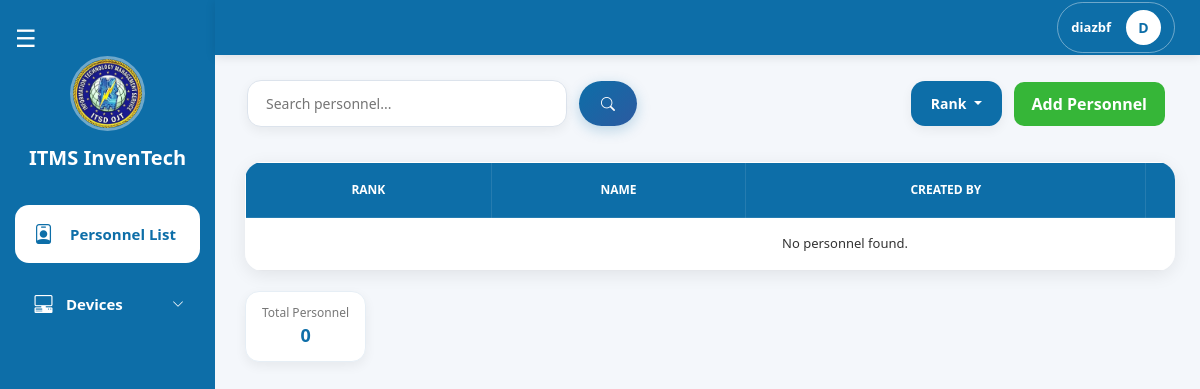
/pages/encoder/personnel_list.php (signed in), run on an earlier commit of the app's database.
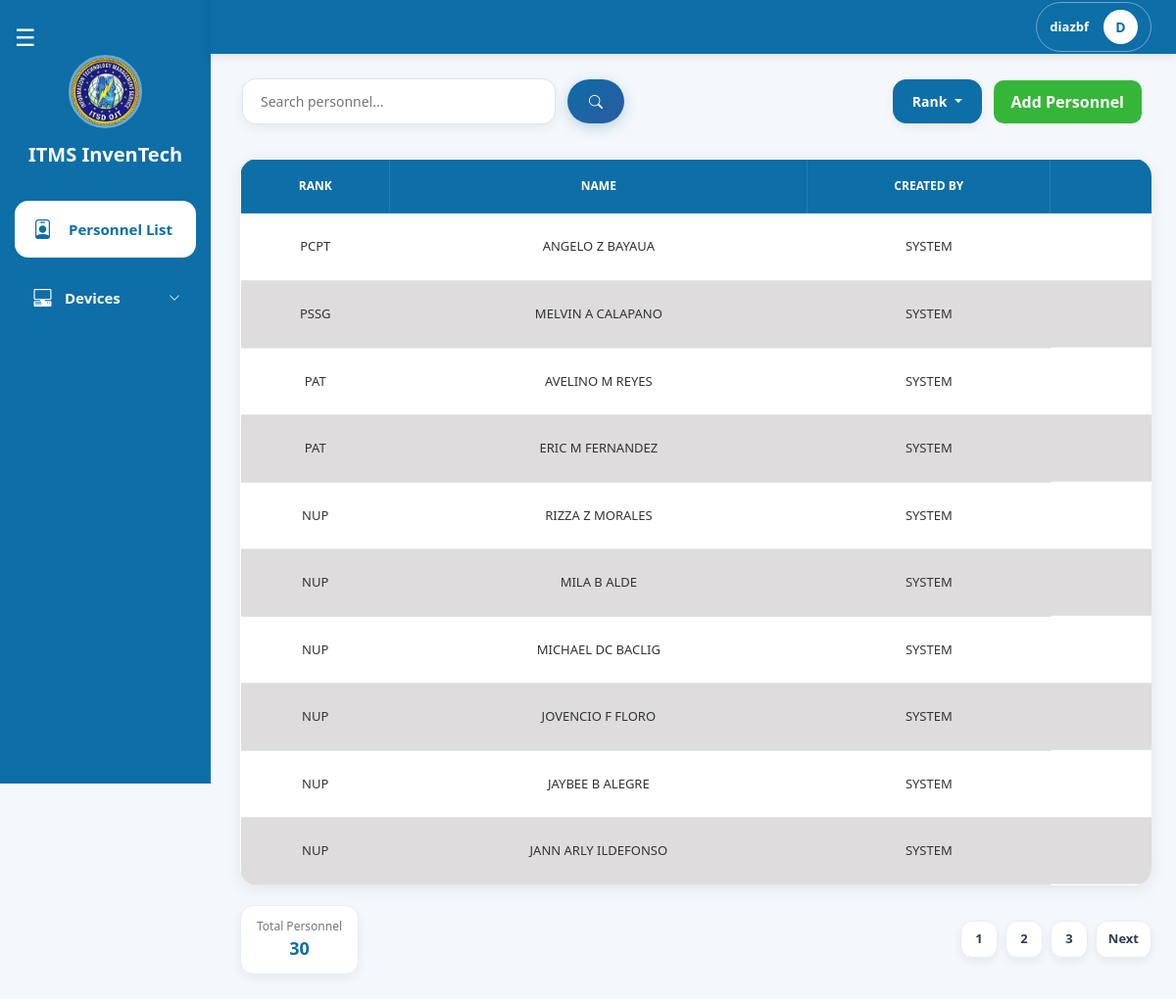
And on a later commit of the database.
### tables this page shows
CREATE TABLE `personnels` (
  `id` int(11) NOT NULL,
  `division_id` int(11) NOT NULL,
  `rank_id` int(11) NOT NULL,
  `first_name` varchar(255) NOT NULL,
  `middle_name` varchar(255) DEFAULT NULL,
  `last_name` varchar(255) NOT NULL,
  `created_by` int(11) NOT NULL,
  `is_active` tinyint(1) NOT NULL DEFAULT 1
);

CREATE TABLE `ranks` (
  `id` int(11) NOT NULL,
  `rank` varchar(255) NOT NULL,
  `sort_order` int(11) DEFAULT 999
);

### pages/encoder/personnel_list.php (the view, shortened to what this page needs)
<?php
include("../../config/db.php");
$encoderDivisionId   = (int)($_SESSION['user']['division_id'] ?? 0);
$limit  = 10;
$page   = max(1, (int)($_GET['page'] ?? 1));
$offset = ($page - 1) * $limit;
$search      = trim($_GET['search'] ?? '');
$rankFilters = array_filter(array_map('intval', (array)($_GET['ranks'] ?? [])));
$activeFilter = isset($_GET['is_active']) && $_GET['is_active'] !== '' ? (int)$_GET['is_active'] : '';
$sql = "
    SELECT p.id, p.division_id, p.rank_id,
        p.first_name, p.middle_name, p.last_name, p.is_active,
        u.username AS created_by_username,
        TRIM(CONCAT(p.first_name, ' ', IFNULL(p.middle_name,''), ' ', p.last_name)) AS full_name,
        d.division AS division_name,
        r.rank     AS rank_name,
        rl.role_name AS created_by_name
    FROM personnels p
    LEFT JOIN divisions d ON p.division_id = d.id
    LEFT JOIN ranks r     ON p.rank_id     = r.id
    LEFT JOIN users u     ON p.created_by  = u.id
    LEFT JOIN roles rl    ON u.role_id     = rl.id
    WHERE p.is_active = 1
      AND p.division_id = ?
";
$params = [$encoderDivisionId];
$types  = 'i';
$isFiltering = $search !== '' || !empty($rankFilters) || $activeFilter !== '';
$totalPersonnels = (int)$conn->query(
    "SELECT COUNT(*) AS total FROM personnels WHERE is_active = 1 AND division_id = $encoderDivisionId"
)->fetch_assoc()['total'];
$countStmt = $conn->prepare("SELECT COUNT(*) AS total FROM ($sql) t");
$countStmt->bind_param($types, ...$params);
$countStmt->execute();
$totalFiltered = (int)$countStmt->get_result()->fetch_assoc()['total'];
$totalPages    = (int)ceil($totalFiltered / $limit);
$displayTotal  = $isFiltering ? $totalFiltered : $totalPersonnels;
$sql .= " ORDER BY r.id DESC, p.id DESC LIMIT ? OFFSET ?";
$params[] = $limit;
$params[] = $offset;
$types   .= 'ii';
$stmt = $conn->prepare($sql);
$stmt->bind_param($types, ...$params);
$stmt->execute();
$result = $stmt->get_result();
$rows = [];
while ($row = $result->fetch_assoc()) $rows[] = $row;
$allRanks = [];
$rq = $conn->query("SELECT id, rank FROM ranks ORDER BY id DESC");
while ($r = $rq->fetch_assoc()) $allRanks[] = $r;
?>
<!DOCTYPE html>
<html lang="en">
<head>
    <link href="https://cdn.jsdelivr.net/npm/bootstrap@5.3.2/dist/css/bootstrap.min.css" rel="stylesheet">
    <link rel="stylesheet" href="https://cdn.jsdelivr.net/npm/bootstrap-icons@1.11.3/font/bootstrap-icons.min.css">
    <link rel="stylesheet" href="../encoder/css/encoder.css">
    <link rel="stylesheet" href="css/encoder_navbar.css">
    <link rel="stylesheet" href="./css/encoder_sidebar.css">
</head>
<body>
    <?php include 'encoder_sidebar.php'; ?>
    <?php include 'encoder_navbar.php'; ?>
    <div class="top-bar">
        <div class="search-container">
            <form class="search-form" method="GET" action="personnel_list.php">
                <input type="text" name="search" class="search-input" placeholder="Search personnel..."
                    value="<?= htmlspecialchars($search) ?>" onkeyup="liveSearch(event)">
                <button type="submit" class="search-btn"><i class="bi bi-search"></i></button>
            </form>
        </div>
        <div class="right-side">
            <form method="GET" action="personnel_list.php" id="filterForm" style="display:contents;">
                <div class="dropdown">
                    <?php $rankLabel = empty($rankFilters) ? 'Rank' : (count($rankFilters) === 1
                        ? ($allRanks[array_search($rankFilters[0], array_column($allRanks, 'id'))]['rank'] ?? 'Rank')
                        : count($rankFilters) . ' Ranks selected'); ?>
                    <button class="btn filter-btn dropdown-toggle" type="button"
                        data-bs-toggle="dropdown" data-bs-auto-close="outside">
                        <?= htmlspecialchars($rankLabel) ?>
                    </button>
                </div>
            </form>
            <button type="button" class="btn btn-primary add-personnel-btn"
                data-bs-toggle="modal" data-bs-target="#addPersonnelModal">
                Add Personnel
            </button>
        </div>
    </div>
    <div class="contenttable">
        <div class="table-container">
            <table class="users-table" id="personnelsTable">
                <thead>
                    <tr>
                        <th>RANK</th>
                        <th>NAME</th>
                        <th>CREATED BY</th>
                        <th>ACTION</th>
                    </tr>
                </thead>
                <tbody id="personnelsTableBody">
                    <?php if (!empty($rows)): ?>
                        <?php foreach ($rows as $row): ?>
                            <tr id="row-<?= $row['id'] ?>">
                                <td><?= htmlspecialchars($row['rank_name'] ?? '-') ?></td>
                                <td><?= htmlspecialchars($row['full_name']) ?></td>
                                <td><?= htmlspecialchars($row['created_by_username'] ?? 'SYSTEM') ?></td>
                                <td class="action-buttons">
                                </td>
                            </tr>
                        <?php endforeach; ?>
                    <?php else: ?>
                        <tr id="noDataRow">
                            <td colspan="5" class="text-center py-3">No personnel found.</td>
                        </tr>
                    <?php endif; ?>
                </tbody>
            </table>
        </div>
        <div class="table-footer">
            <div class="user-stats">
                <div class="stat-box total">
                    <span class="label">Total Personnel</span>
                    <span class="value" id="totalPersonnelCount"><?= $displayTotal ?></span>
                </div>
            </div>
            <?php if ($totalPages > 1):
                $pb = http_build_query(['search' => $search, 'ranks' => $rankFilters, 'is_active' => $activeFilter]); ?>
                <div class="pagination">
                    <?php for ($i = 1; $i <= $totalPages; $i++): ?>
                        <a href="?page=<?= $i ?>&<?= $pb ?>" class="<?= $i === $page ? 'active-page' : '' ?>"><?= $i ?></a>
                    <?php endfor; ?>
                    <?php if ($page < $totalPages): ?><a href="?page=<?= $page + 1 ?>&<?= $pb ?>">Next</a><?php endif; ?>
                </div>
            <?php endif; ?>
        </div>
    </div>
</body>
</html>

### pages/encoder/encoder_sidebar.php (shortened to what this page needs)
<head>
    <link rel="stylesheet" href="https://cdn.jsdelivr.net/npm/bootstrap-icons@1.11.3/font/bootstrap-icons.min.css">
</head>
<div class="sidebar" id="sidebar">
    <div class="nav-left">
        <span class="toggle-btn" id="toggleBtn">☰</span>
    </div>
    <img src="../../assets/img/ITMSLOGO.jpg" class="logo">
    <h2 class="sidebar-title">ITMS InvenTech</h2>
    <a href="../encoder/personnel_list.php"
        class="<?= basename($_SERVER['PHP_SELF']) == 'personnel_list.php' ? 'active' : '' ?>">
        <span class="icon"><i class="bi bi-person-badge"></i></span>
        <span class="text">Personnel List</span>
    </a>
    <div class="dropdown">
        <button class="dropdown-btn" id="deviceDropdownBtn">
            <div class="menu-item">
                <span class="icon">
                    <i class="bi bi-pc-display-horizontal"></i>
                </span>
                <span class="text">Devices</span>
            </div>
            <span class="arrow"><i class="bi bi-chevron-down"></i></span>
        </button>
    </div>
</div>

### pages/encoder/encoder_navbar.php (shortened to what this page needs)
<?php
$user = $_SESSION['user'] ?? [];
$username = $user['username'] ?? 'User';
?>
<header class="header">
    <div class="navbar">
        <div class="admin-profile" id="adminProfile">
            <span class="username">
                <?= htmlspecialchars($username) ?>
            </span>
            <div class="profile-avatar">
                <?= strtoupper(substr($username, 0, 1)) ?>
            </div>
        </div>
    </div>
</header>

### pages/encoder/css/encoder.css (style rules this page uses)
body { background: #f4f7fb; overflow-x: hidden; }
.sidebar a, .dropdown-btn { position: relative; overflow: visible; }
.top-bar { margin-top: 80px; margin-left: 247px; margin-right: 35px; display: flex; justify-content: space-between; align-items: center; gap: 20px; flex-wrap: wrap; transition: all 0.3s ease; }
.search-container { display: flex; align-items: center; }
.search-form { display: flex; align-items: center; gap: 12px; }
.right-side { display: flex; align-items: center; gap: 12px; }
.filter-btn { border: none; padding: 12px 20px; border-radius: 14px; background: #0d6ea8; color: white; font-size: 14px; font-weight: 600; cursor: pointer; box-shadow: 0 4px 12px rgba(0, 0, 0, 0.06); transition: all 0.3s ease; }
.btn-primary { background: #0fa90fd3; color: white; font-weight: 600; border: none; padding: 10px 10px; cursor: pointer; border-radius: 10px; }
.search-input { width: 320px; padding: 12px 18px; border: 1px solid #dce3ec; border-radius: 14px; outline: none; font-size: 14px; font-weight: 500; background: #ffffff; box-shadow: 0 4px 12px rgba(0, 0, 0, 0.06); transition: all 0.3s ease; }
.search-btn { border: none; padding: 12px 22px; border-radius: 24px; background: linear-gradient(135deg, #0d6ea8, #2c5aa0); color: white; font-size: 14px; font-weight: 600; cursor: pointer; transition: all 0.3s ease; box-shadow: 0 4px 14px rgba(13, 110, 168, 0.25); }
.contenttable { margin-left: 220px; margin-top: 10px; padding: 25px; transition: all 0.3s ease; }
.table-container { width: 100%; background: #fff; border-radius: 18px; overflow-x: auto; box-shadow: 0 4px 18px rgba(0, 0, 0, 0.08); }
.users-table { width: 100%; border-collapse: collapse; min-width: 1200px; }
.users-table thead { background: #0d6ea8; }
.users-table thead th { color: white; padding: 18px 12px; border: 1px solid rgba(255, 255, 255, 0.1); font-size: 12px; font-weight: 700; text-align: center; white-space: nowrap; text-transform: uppercase; }
.users-table tbody td { padding: 16px 12px; font-size: 13px; text-align: center; border-bottom: 1px solid #e5e7eb; color: #333; white-space: nowrap; }
.action-buttons { display: flex; justify-content: center; align-items: center; gap: 10px; }
.table-footer { margin-top: 20px; display: flex; justify-content: space-between; align-items: center; gap: 20px; flex-wrap: wrap; }
.user-stats { display: flex; gap: 12px; }
.stat-box { min-width: 120px; padding: 12px 16px; border-radius: 14px; background: #fff; border: 1px solid #e6eef5; box-shadow: 0 4px 12px rgba(0, 0, 0, 0.06); text-align: center; }
.stat-box .label { font-size: 12px; color: #777; display: block; }
.stat-box .value { font-size: 18px; font-weight: bold; color: #0d6ea8; }
.pagination { display: flex; gap: 8px; align-items: center; }
.pagination a, .pagination span { min-width: 38px; height: 38px; display: flex; align-items: center; justify-content: center; padding: 0 12px; border-radius: 12px; text-decoration: none; font-size: 13px; font-weight: 600; background: #ffffff; color: #2c3e50; border: 1px solid #e6eef5; box-shadow: 0 4px 10px rgba(0, 0, 0, 0.06); transition: 0.25s ease; }
.users-table tbody tr:nth-child(odd) { background-color: #ffffff; }
.users-table tbody tr:nth-child(even) { background-color: #dedcdc; }

### pages/encoder/css/encoder_navbar.css (style rules this page uses)
.header { position: fixed; top: 0; left: 214.9px; right: 0; height: 55px; background: #0d6ea8; display: flex; align-items: center; padding: 0 25px; box-shadow: 0 2px 10px rgba(0, 0, 0, 0.1); z-index: 1000; transition: 0.3s; }
.navbar { width: 100%; display: flex; align-items: center; justify-content: space-between; }
.logo { width: 42px; height: 42px; border-radius: 10px; object-fit: cover; }
.admin-profile { display: flex; align-items: center; gap: 15px; padding: 7px 13px; margin-left: auto; border-radius: 30px; border: 1px solid rgba(255, 255, 255, 0.4); cursor: pointer; color: white; position: relative; transition: 0.3s; }
.username { font-size: 13px; font-weight: 600; }
.profile-avatar { width: 35px; height: 35px; background: white; color: #0d6ea8; border-radius: 50%; display: flex; align-items: center; justify-content: center; font-weight: bold; font-size: 14px; }

### pages/encoder/personnel_list.php (style rules this page uses)
.add-personnel-btn { width: auto !important; flex: 0 0 auto; white-space: nowrap; padding: 10px 18px; }

What changed in the data, as far as the page shows it:
added personnels: rank.rank "PCPT", full_name "ANGELO Z BAYAUA", created_by_username "SYSTEM"
added personnels: rank.rank "PSSG", full_name "MELVIN A CALAPANO", created_by_username "SYSTEM"
added personnels: rank.rank "PAT", full_name "AVELINO M REYES", created_by_username "SYSTEM"
added personnels: rank.rank "PAT", full_name "ERIC M FERNANDEZ", created_by_username "SYSTEM"
added personnels: rank.rank "NUP", full_name "RIZZA Z MORALES", created_by_username "SYSTEM"
added personnels: rank.rank "NUP", full_name "MILA B ALDE", created_by_username "SYSTEM"
added personnels: rank.rank "NUP", full_name "MICHAEL DC BACLIG", created_by_username "SYSTEM"
added personnels: rank.rank "NUP", full_name "JOVENCIO F FLORO", created_by_username "SYSTEM"
added personnels: rank.rank "NUP", full_name "JAYBEE B ALEGRE", created_by_username "SYSTEM"
added personnels: rank.rank "NUP", full_name "JANN ARLY ILDEFONSO", created_by_username "SYSTEM"
Also different on the page:
$displayTotal: "0" → "30"
new list line: "1"
new list line: "2"
new list line: "3"
text no longer shown: "No personnel found."
text now shown: "Next"
